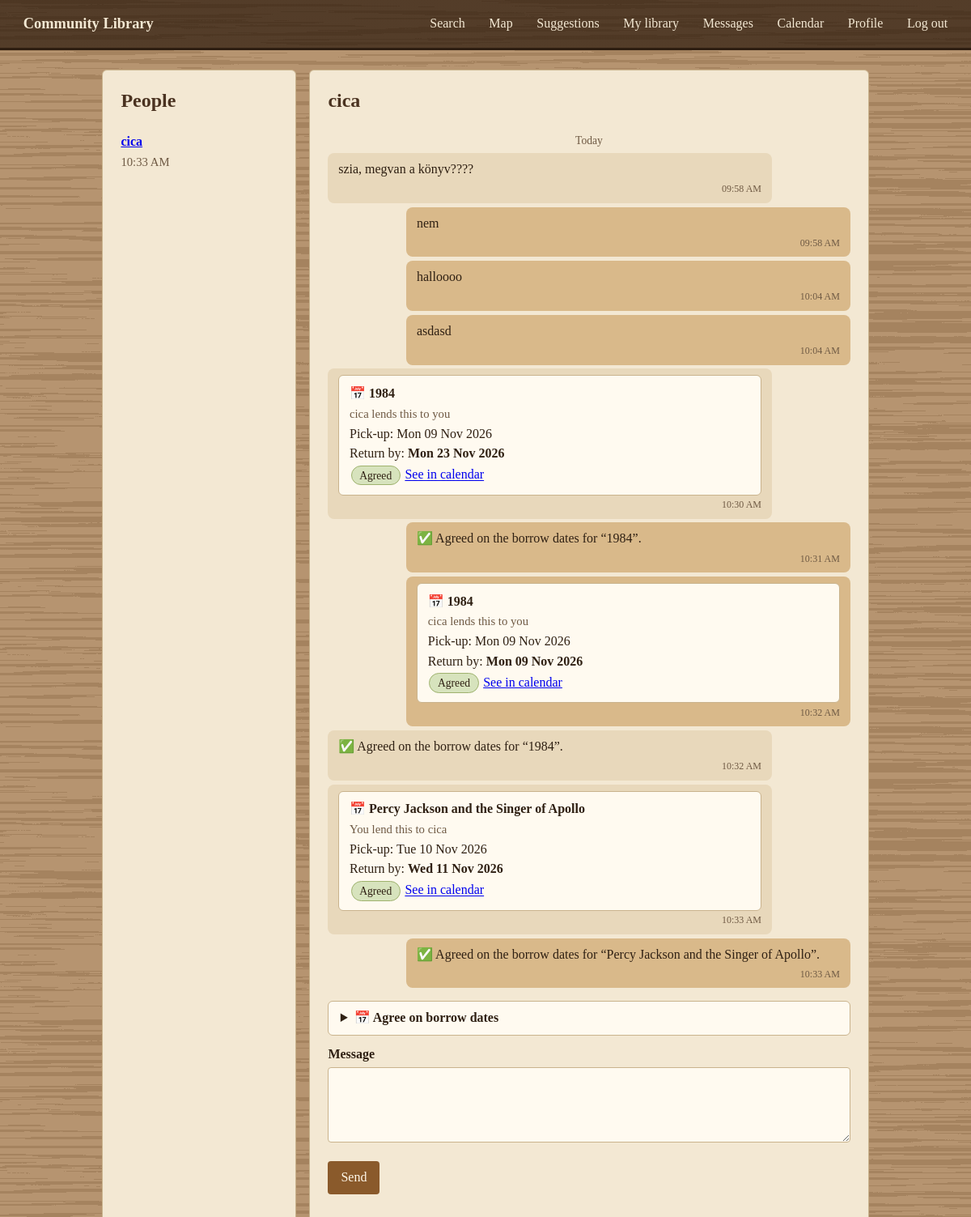
Page /messages/1 (signed in) on the committed database.
### tables this page shows
CREATE TABLE users(id INTEGER PRIMARY KEY, email TEXT UNIQUE, pw TEXT,
        name TEXT, photo TEXT, have TEXT DEFAULT '[]', seek TEXT DEFAULT '[]', cal_token TEXT, languages TEXT DEFAULT '[]');

CREATE TABLE messages(id INTEGER PRIMARY KEY, sender INT, recipient INT,
        body TEXT, ts REAL, is_read INTEGER DEFAULT 0, loan_id INTEGER);

CREATE TABLE loans(id INTEGER PRIMARY KEY, book_id INT, title TEXT, lender_id INT,
        borrower_id INT, start_date TEXT, due_date TEXT, status TEXT, proposed_by INT, created REAL);

### app.py (the view)
@app.route("/messages/<int:uid>", methods=["GET", "POST"])
@login_required
def thread(uid):
    d = db()
    other = d.execute("SELECT * FROM users WHERE id=?", (uid,)).fetchone()
    if not other or uid == session["uid"]: return redirect(url_for("messages"))
    if request.method == "POST" and request.form.get("body", "").strip():
        d.execute("INSERT INTO messages(sender,recipient,body,ts,is_read) VALUES(?,?,?,?,0)",
                  (session["uid"], uid, request.form["body"].strip(), time.time())); d.commit()
        return redirect(url_for("thread", uid=uid))
    d.execute("UPDATE messages SET is_read=1 WHERE sender=? AND recipient=? AND is_read=0", (uid, session["uid"]))
    d.commit()                                      # opening the conversation marks it as read
    msgs = d.execute("""SELECT * FROM messages WHERE (sender=? AND recipient=?) OR (sender=? AND recipient=?)
        ORDER BY ts""", (session["uid"], uid, uid, session["uid"])).fetchall()
    people = conversations()
    if uid not in [p["id"] for p in people]:
        people.insert(0, dict(id=other["id"], name=other["name"], photo=other["photo"], last=None, unread=0))
    loans = {l["id"]: l for l in d.execute("SELECT * FROM loans WHERE (lender_id=? AND borrower_id=?) OR (lender_id=? AND borrower_id=?)",
                                            (session["uid"], uid, uid, session["uid"]))}
    def lendable(owner):
        return d.execute("SELECT id,title,author FROM books WHERE user_id=? AND (','||methods||',') LIKE '%,Borrow,%' ORDER BY title", (owner,)).fetchall()
    return render_template("messages.html", people=people, other=other, thread=msgs, loans=loans,
                           mine=lendable(session["uid"]), theirs=lendable(uid), today=date.today().isoformat())

### app.py (called while the page is built)
def db():
    if "db" not in g:
        g.db = sqlite3.connect(DB)
        g.db.row_factory = sqlite3.Row
    return g.db

def login_required(f):
    @wraps(f)
    def w(*a, **k):
        if "uid" not in session: return redirect(url_for("home"))
        return f(*a, **k)
    return w

def me():
    return db().execute("SELECT * FROM users WHERE id=?", (session["uid"],)).fetchone()

@app.context_processor
def inject():
    u = me() if "uid" in session else None
    unread = 0
    if u:
        unread = db().execute("SELECT COUNT(*) FROM messages WHERE recipient=? AND is_read=0", (u["id"],)).fetchone()[0]
    return dict(user=u, unread=unread, THEMES=THEMES, LANGS=LANGS, METHODS=METHODS, display_name=display_name)

def display_name(u):
    return (u["name"] or "").strip() or "Anonymous"

def conversations():
    m = session["uid"]
    return [dict(r) for r in db().execute("""SELECT u.id, u.name, u.photo, MAX(m.ts) AS last,
        SUM(CASE WHEN m.recipient=? AND m.is_read=0 THEN 1 ELSE 0 END) AS unread FROM messages m
        JOIN users u ON u.id = CASE WHEN m.sender=? THEN m.recipient ELSE m.sender END
        WHERE m.sender=? OR m.recipient=? GROUP BY u.id ORDER BY last DESC""", (m, m, m, m))]

@app.template_filter("nice_date")
def nice_date(s):
    return date.fromisoformat(s).strftime("%a %d %b %Y") if s else ""

### templates/messages.html (shortened to what this page needs)
{% extends "base.html" %}{% block body %}
<div class="split"><div class="card"><h2>People</h2>
{% for p in people %}<p class="person"><a href="{{ url_for('thread', uid=p['id']) }}"><strong>{{ display_name(p) }}</strong>
{% if p['unread'] %}<span class="dot" title="Unread messages"></span><span class="sr">({{ p['unread'] }} unread)</span>{% endif %}</a>
{% if p['last'] %}<br><small class="muted" data-ts="{{ p['last'] }}" data-style="list"></small>{% endif %}</p>
{% else %}<p class="muted">No conversations yet. Message someone from the search results.</p>{% endfor %}</div>
<div class="card">{% if other %}<h2>{{ display_name(other) }}</h2><div id="thread">
{% for m in thread %}{% set ln = loans.get(m['loan_id']) %}
<div class="msg {{ 'me' if m['sender']==user['id'] else 'them' }}" data-ts="{{ m['ts'] }}">
{% if ln %}<div class="loancard"><strong>📅 {{ ln['title'] }}</strong><br>
<span class="muted">{% if ln['lender_id']==user['id'] %}You lend this to {{ display_name(other) }}{% else %}{{ display_name(other) }} lends this to you{% endif %}</span><br>
{% if ln['start_date'] %}Pick-up: {{ ln['start_date']|nice_date }}<br>{% endif %}Return by: <strong>{{ ln['due_date']|nice_date }}</strong><br>
{% if ln['status']=='proposed' %}
 {% if ln['proposed_by']!=user['id'] %}
 <form method="post" action="{{ url_for('loan_action', lid=ln['id'], action='accept') }}" style="display:inline"><button>Accept</button></form>
 <form method="post" action="{{ url_for('loan_action', lid=ln['id'], action='decline') }}" style="display:inline"><button class="alt">Decline</button></form>
 {% else %}<span class="pill">Waiting for a reply</span>
 <form method="post" action="{{ url_for('loan_action', lid=ln['id'], action='cancel') }}" style="display:inline"><button class="alt">Withdraw</button></form>{% endif %}
{% elif ln['status']=='accepted' %}<span class="pill ok">Agreed</span> <a href="{{ url_for('calendar_page') }}">See in calendar</a>
{% else %}<span class="pill">{{ ln['status']|capitalize }}</span>{% endif %}</div>
{% else %}{{ m['body'] }}{% endif %}<small class="time"></small></div>{% endfor %}</div>
<details class="propose"><summary>📅 Agree on borrow dates</summary>
</details>
<form method="post"><label for="b">Message</label><textarea id="b" name="body" rows="3" required></textarea><p><button>Send</button></p></form>
{% else %}<p>Select a conversation.</p>{% endif %}</div></div>
{% endblock %}

### static/style.css (style rules this page uses)
:root { --wood:#6b4a2f;--wood-dark:#4a3220;--paper:#f3e8d3;--paper-2:#e8d8bb;--ink:#2f2013;--accent:#8a5a2b;--line:#c9b38d }
* { box-sizing:border-box }
body { margin:0;font-family:"Iowan Old Style","Palatino Linotype",Georgia,serif;color:var(--ink);line-height:1.55; background-color:#b69470;background-image:url("wood.svg");background-size:640px 640px;background-repeat:repeat }
.card { background:var(--paper);border:1px solid var(--line);border-radius:6px;padding:1.2rem 1.4rem;margin-bottom:1.2rem;box-shadow:0 2px 0 rgba(40,25,10,.25) }
h1,h2 { margin-top:0;color:var(--wood-dark) }
label { display:block;margin:.7rem 0 .2rem;font-weight:bold }
input[type=text],input[type=email],input[type=password],input[type=number],input[type=file],select,textarea { width:100%;padding:.5rem;border:1px solid var(--line);border-radius:4px;background:#fffaf0;font:inherit }
button,.btn { background:var(--accent);color:#fff8ea;border:0;padding:.5rem 1rem;border-radius:4px;font:inherit;cursor:pointer;text-decoration:none;display:inline-block }
.muted { color:#6f5a44;font-size:.92rem }
.pill { display:inline-block;background:var(--paper-2);border:1px solid var(--line);border-radius:99px;padding:.05rem .6rem;font-size:.85rem;margin:.1rem }
.msg { padding:.5rem .8rem;border-radius:8px;margin:.3rem 0;max-width:75% }
.msg.me { background:#d9b98a;margin-left:auto }
.msg.them { background:var(--paper-2) }
.split { display:grid;grid-template-columns:240px 1fr;gap:1rem }
.msg .time { display:block;font-size:.75rem;color:#6f5a44;text-align:right;margin-top:.15rem }
.person { margin:.4rem 0 }
.loancard { background:#fffaf0;border:1px solid var(--line);border-radius:6px;padding:.6rem .8rem }
.pill.ok { background:#d7e3bd;border-color:#9fb26e }
details.propose { border:1px solid var(--line);border-radius:6px;padding:.5rem .9rem;margin-top:1rem;background:#fffaf0 }
details.propose summary { cursor:pointer;font-weight:bold }
.msg { max-width:85% }

### rows in the picture
users: name "cica"
messages: body "szia, megvan a könyv????"
messages: body "nem"
messages: body "halloooo"
messages: body "asdasd"
loans: title "1984", start_date|nice_date "Mon 09 Nov 2026", due_date|nice_date "Mon 23 Nov 2026"
messages: body "✅ Agreed on the borrow dates for “1984”."
loans: title "1984", start_date|nice_date "Mon 09 Nov 2026", due_date|nice_date "Mon 09 Nov 2026"
messages: body "✅ Agreed on the borrow dates for “1984”."
loans: title "Percy Jackson and the Singer of Apollo", start_date|nice_date "Tue 10 Nov 2026", due_date|nice_date "Wed 11 Nov 2026"
messages: body "✅ Agreed on the borrow dates for “Percy Jackson and the Singer of Apollo”."

### other values in the picture
{{ label }} "Search" "Map" "Suggestions" "My library" "Messages" "Calendar" "Profile"
